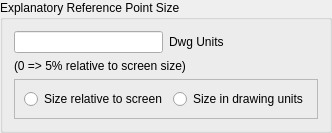
        <widget class="QGroupBox" name="gbPointSize">
         <property name="title">
          <string>Explanatory Reference Point Size</string>
         </property>
         <property name="alignment">
          <set>Qt::AlignmentFlag::AlignLeading|Qt::AlignmentFlag::AlignLeft|Qt::AlignmentFlag::AlignTop</set>
         </property>
         <layout class="QGridLayout" name="gridLayout_12">
          <item row="0" column="0">
           <widget class="QLineEdit" name="lePointSize">
            <property name="sizePolicy">
             <sizepolicy hsizetype="Fixed" vsizetype="Fixed">
              <horstretch>0</horstretch>
              <verstretch>0</verstretch>
             </sizepolicy>
            </property>
            <property name="maximumSize">
             <size>
              <width>150</width>
              <height>16777215</height>
             </size>
            </property>
            <property name="toolTip">
             <string>Size of reference points</string>
            </property>
           </widget>
          </item>
          <item row="0" column="1">
           <widget class="QLabel" name="lPtSzUnits">
            <property name="text">
             <string>Dwg Units</string>
            </property>
            <property name="textFormat">
             <enum>Qt::TextFormat::PlainText</enum>
            </property>
           </widget>
          </item>
          <item row="2" column="0" colspan="2">
           <widget class="QFrame" name="frame">
            <property name="minimumSize">
             <size>
              <width>0</width>
              <height>0</height>
             </size>
            </property>
            <property name="maximumSize">
             <size>
              <width>16777215</width>
              <height>16777215</height>
             </size>
            </property>
            <property name="frameShape">
             <enum>QFrame::Shape::StyledPanel</enum>
            </property>
            <property name="frameShadow">
             <enum>QFrame::Shadow::Raised</enum>
            </property>
            <layout class="QGridLayout" name="gridLayout_28">
             <item row="0" column="0">
              <widget class="QRadioButton" name="rbRelSize">
               <property name="text">
                <string>Size relative to screen</string>
               </property>
              </widget>
             </item>
             <item row="0" column="1">
              <widget class="QRadioButton" name="rbAbsSize">
               <property name="text">
                <string>Size in drawing units</string>
               </property>
              </widget>
             </item>
            </layout>
           </widget>
          </item>
          <item row="1" column="0" colspan="2">
           <widget class="QLabel" name="label_11">
            <property name="maximumSize">
             <size>
              <width>190</width>
              <height>16777215</height>
             </size>
            </property>
            <property name="text">
             <string>(0 =&gt; 5% relative to screen size)</string>
            </property>
           </widget>
          </item>
         </layout>
        </widget>
